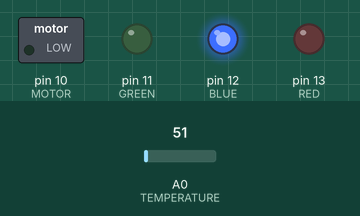
Simulated run of this sketch. Board: Arduino Uno, built with avr-gcc and run on an emulated ATmega328P. Parts: switched loads named in the sketch (green lamp = pin HIGH), output pins drawn as LEDs (lit = HIGH). Inputs (shaded band) come from the test bench; at power-on: A0 (TEMPERATURE) = 51. What the sketch prints to the serial monitor is not drawn.

Above: at 0.1 s.
Timing chart, 0 to 1.6 s (numbered marks = the images above):
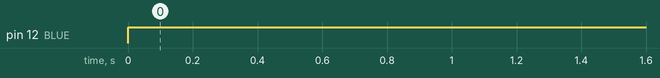

Measured:
- by itself, pin 12 (BLUE): LOW → HIGH at 0.00 s

The sketch:

test.ino
```cpp
#define RED 13
#define BLUE 12
#define GREEN 11
#define MOTOR 10
#define TEMPERATURE 0
int r=0, g=0, b=0;

void setup() {
  Serial.begin(9600);
    pinMode(MOTOR, OUTPUT);
    pinMode(RED, OUTPUT);
    pinMode(BLUE, OUTPUT);
    pinMode(GREEN, OUTPUT);
}

void loop() {
  int temp;
  int res;
  temp = analogRead(TEMPERATURE) * 5.0 / 1024.0;
  res =  temp * 100 - 50;
  Serial.println(res);

   if(res>31) {
    analogWrite(GREEN, 0);
    analogWrite(BLUE, 0);
    analogWrite(RED, 255);
    analogWrite(MOTOR,HIGH);
  } else if(res<=20) {
    analogWrite(GREEN, 0);
    analogWrite(BLUE, 255);
    analogWrite(RED, 0);
  } else if(res>=21 && res <= 30){
    analogWrite(GREEN, 255);
    analogWrite(BLUE, 0);
    analogWrite(RED, 0);
  }

  delay(1000);
}
```
